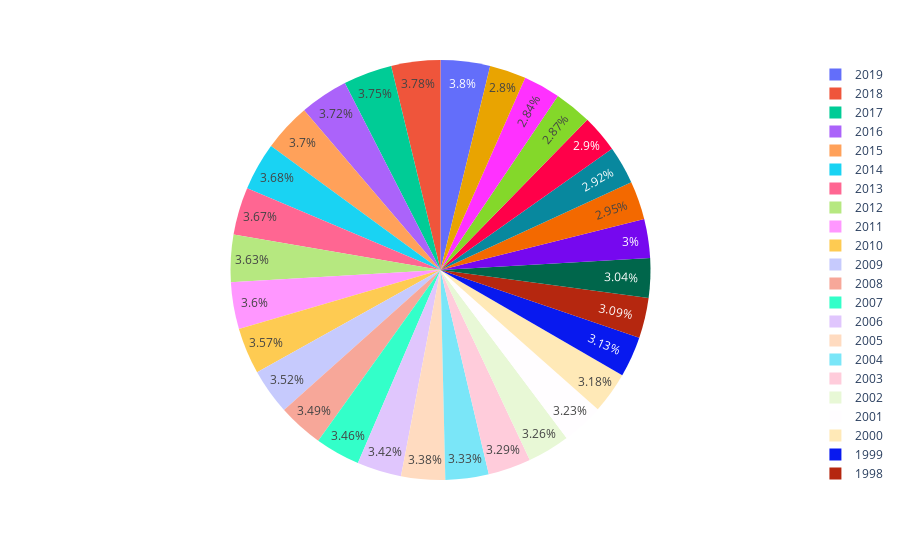

The notebook cell saved with this chart:
### Code cell
fig=px.pie(data,values='Mental_fitness',names='Year')
fig.show()

### Figure 1 — Plotly figure (JSON) as saved in the notebook; plotly's stock layout.template omitted (floating-point values rounded to 4 significant figures; data arrays with more than 128 entries replaced by an {"elided": "..."} marker saying what was removed)
{"data": [{"domain": {"x": [0, 1], "y": [0, 1]}, "hovertemplate": "Year=%{label}<br>Mental_fitness=%{value}<extra></extra>", "labels": {"elided": "6840 int values"}, "legendgroup": "", "name": "", "showlegend": true, "type": "pie", "values": {"elided": "6840 float values"}}], "layout": {"legend": {"tracegroupgap": 0}, "margin": {"t": 60}}}
